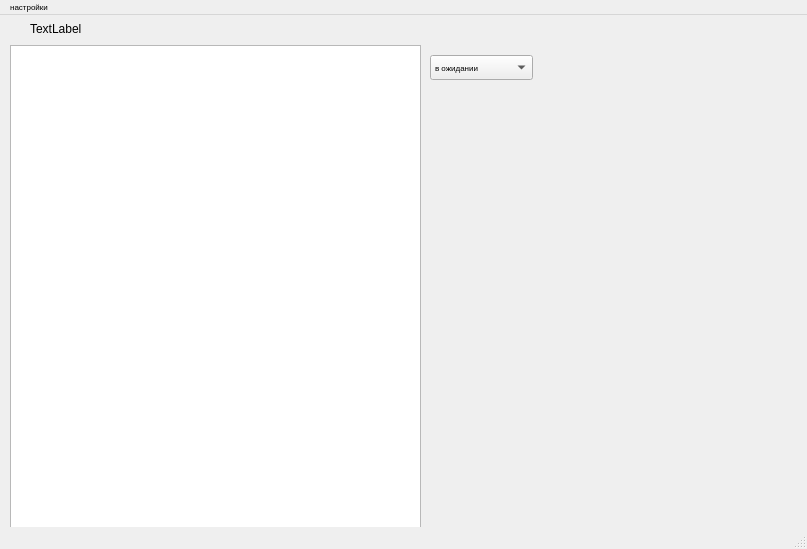
<?xml version="1.0" encoding="UTF-8"?>
<ui version="4.0">
 <class>MainWindow</class>
 <widget class="QMainWindow" name="MainWindow">
  <property name="geometry">
   <rect>
    <x>0</x>
    <y>0</y>
    <width>807</width>
    <height>549</height>
   </rect>
  </property>
  <property name="windowTitle">
   <string>MainWindow</string>
  </property>
  <property name="toolButtonStyle">
   <enum>Qt::ToolButtonIconOnly</enum>
  </property>
  <widget class="QWidget" name="centralwidget">
   <widget class="QTableWidget" name="tableWidget">
    <property name="geometry">
     <rect>
      <x>10</x>
      <y>30</y>
      <width>411</width>
      <height>491</height>
     </rect>
    </property>
   </widget>
   <widget class="QLabel" name="client">
    <property name="geometry">
     <rect>
      <x>30</x>
      <y>0</y>
      <width>95</width>
      <height>27</height>
     </rect>
    </property>
    <property name="minimumSize">
     <size>
      <width>0</width>
      <height>27</height>
     </size>
    </property>
    <property name="text">
     <string>TextLabel</string>
    </property>
   </widget>
   <widget class="QComboBox" name="comboBox">
    <property name="geometry">
     <rect>
      <x>430</x>
      <y>40</y>
      <width>103</width>
      <height>25</height>
     </rect>
    </property>
    <property name="font">
     <font>
      <pointsize>6</pointsize>
     </font>
    </property>
    <property name="mouseTracking">
     <bool>true</bool>
    </property>
    <property name="editable">
     <bool>false</bool>
    </property>
    <property name="duplicatesEnabled">
     <bool>false</bool>
    </property>
    <item>
     <property name="text">
      <string>в ожидании</string>
     </property>
    </item>
    <item>
     <property name="text">
      <string>принят</string>
     </property>
    </item>
    <item>
     <property name="text">
      <string>окончено</string>
     </property>
    </item>
   </widget>
  </widget>
  <widget class="QMenuBar" name="menubar">
   <property name="geometry">
    <rect>
     <x>0</x>
     <y>0</y>
     <width>807</width>
     <height>26</height>
    </rect>
   </property>
   <property name="font">
    <font>
     <pointsize>6</pointsize>
    </font>
   </property>
   <widget class="QMenu" name="menu">
    <property name="title">
     <string>настройки</string>
    </property>
   </widget>
   <addaction name="menu"/>
  </widget>
  <widget class="QStatusBar" name="statusbar"/>
 </widget>
 <resources/>
 <connections/>
</ui>
